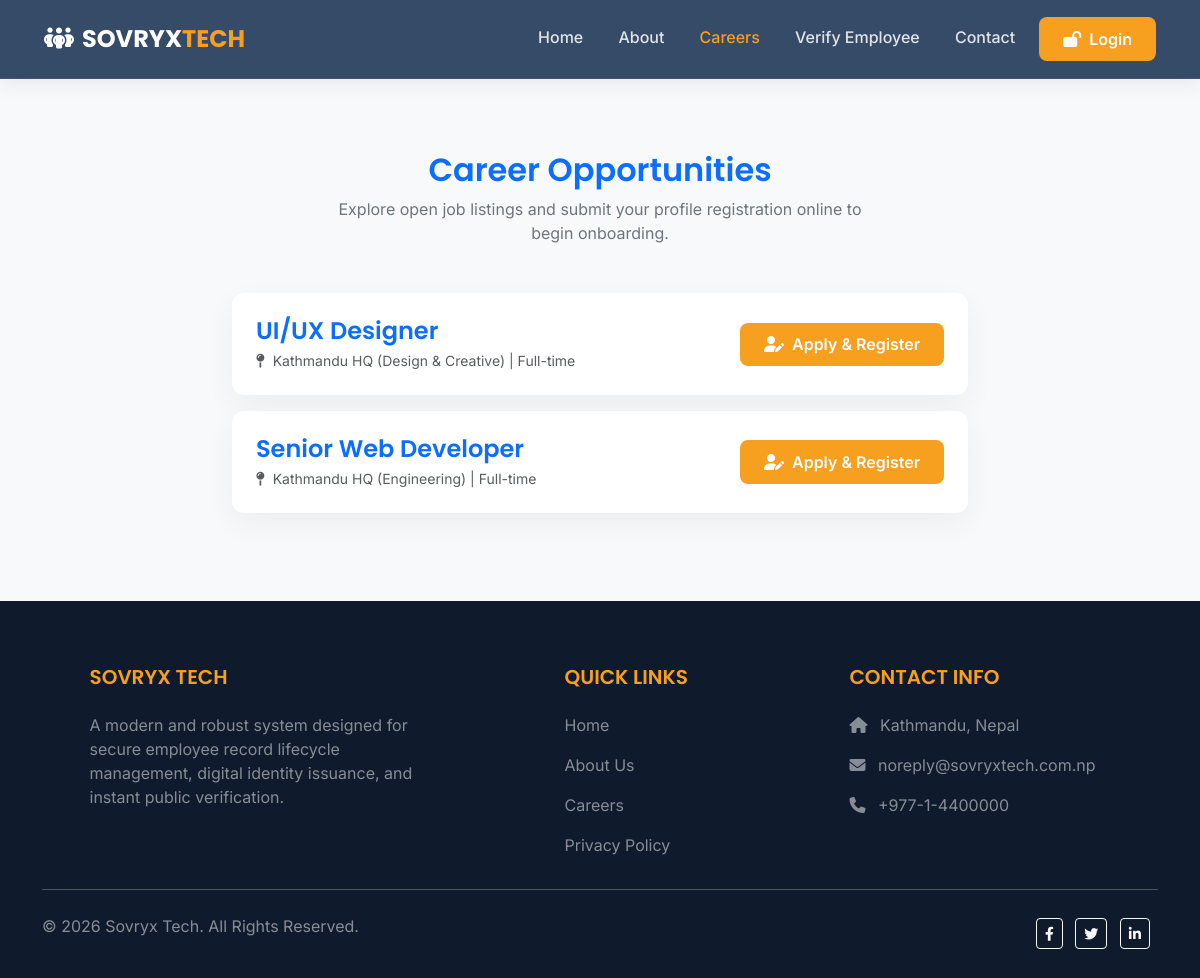
Screenshot of /careers.php with the database file from the repository.
### tables this page shows
CREATE TABLE `careers` (
  `id` int(10) UNSIGNED NOT NULL,
  `title` varchar(150) NOT NULL,
  `department_id` int(10) UNSIGNED NOT NULL,
  `branch_id` int(10) UNSIGNED NOT NULL,
  `type` enum('Full-time','Part-time','Contract','Intern') DEFAULT 'Full-time',
  `status` enum('Active','Closed') DEFAULT 'Active',
  `created_at` timestamp NOT NULL DEFAULT current_timestamp()
);

CREATE TABLE `branches` (
  `id` int(10) UNSIGNED NOT NULL,
  `company_id` int(10) UNSIGNED NOT NULL,
  `name` varchar(100) NOT NULL,
  `address` varchar(255) DEFAULT NULL,
  `contact` varchar(50) DEFAULT NULL,
  `created_at` timestamp NOT NULL DEFAULT current_timestamp()
);

CREATE TABLE `departments` (
  `id` int(10) UNSIGNED NOT NULL,
  `branch_id` int(10) UNSIGNED NOT NULL,
  `name` varchar(100) NOT NULL,
  `created_at` timestamp NOT NULL DEFAULT current_timestamp()
);

CREATE TABLE `companies` (
  `id` int(10) UNSIGNED NOT NULL,
  `name` varchar(150) NOT NULL,
  `logo` varchar(255) DEFAULT NULL,
  `address` varchar(255) DEFAULT NULL,
  `contact` varchar(50) DEFAULT NULL,
  `email_settings` text DEFAULT NULL,
  `created_at` timestamp NOT NULL DEFAULT current_timestamp()
);

### config/app.php (called while the page is built, shortened)
<?php
return [
    'site_name' => 'Sovryx Tech Portal',
    'base_url'  => 'http://localhost/team-portal',
    'secret_key'=> 'c55bf1d3efde02787c808d4b31a84f39281a8b9d885a0ec7b80a7199',
    'session_name' => 'SOVRYX_PORTAL_SESSION',
    'session_lifetime' => 3600,
    'max_upload_size' => 5 * 1024 * 1024,
    'allowed_extensions' => ['jpg', 'jpeg', 'png', 'pdf', 'docx'],
    'allowed_mime_types' => [
        'image/jpeg',
        'image/png',
        'application/pdf',
        'application/vnd.openxmlformats-officedocument.wordprocessingml.document'
    ],
    'default_company_id' => 1
];

### includes/auth.php (called while the page is built, shortened)
<?php
if (session_status() === PHP_SESSION_NONE) {
    $appConfig = require __DIR__ . '/../config/app.php';
}
function get_base_url(): string {
    $config = require __DIR__ . '/../config/app.php';
    return rtrim($config['base_url'] ?? 'http://localhost/team-portal', '/');
}

### careers.php (the view, shortened to what this page needs)
<?php
require_once __DIR__ . '/includes/header.php';
$pdo = get_db_connection();
$careers = $pdo->query("SELECT c.*, d.name as dept_name, b.name as branch_name FROM careers c JOIN departments d ON c.department_id = d.id JOIN branches b ON c.branch_id = b.id WHERE c.status = 'Active' ORDER BY c.id DESC")->fetchAll();
?>
<section class="py-5 bg-light">
    <div class="container py-4">
        <div class="text-center mb-5">
            <h2 class="text-primary font-weight-bold">Career Opportunities</h2>
            <p class="text-secondary w-50 mx-auto">Explore open job listings and submit your profile registration online to begin onboarding.</p>
        </div>
        <div class="row justify-content-center">
            <div class="col-lg-8">
                <?php if (empty($careers)): ?>
                    <div class="alert alert-info text-center rounded-3">Currently, there are no open positions. Please check back later!</div>
                <?php else: ?>
                    <?php foreach ($careers as $car): ?>
                        <div class="card-custom p-4 bg-white mb-3">
                            <div class="d-flex justify-content-between align-items-center flex-wrap gap-2">
                                <div>
                                    <h4 class="text-primary mb-1"><?= htmlspecialchars($car['title']) ?></h4>
                                    <p class="text-muted small mb-0"><i class="fa-solid fa-map-pin me-1"></i> <?= htmlspecialchars($car['branch_name']) ?> (<?= htmlspecialchars($car['dept_name']) ?>) | <?= htmlspecialchars($car['type']) ?></p>
                                </div>
                                <a href="<?= get_base_url() ?>/register.php" class="btn btn-secondary-custom"><i class="fa-solid fa-user-pen me-2"></i>Apply & Register</a>
                            </div>
                        </div>
                    <?php endforeach; ?>
                <?php endif; ?>
            </div>
        </div>
    </div>
</section>
<?php require_once __DIR__ . '/includes/footer.php'; ?>

### includes/footer.php (shortened to what this page needs)
<?php
$footerPdo = get_db_connection();
$footerComp = $footerPdo->query("SELECT * FROM companies WHERE id = 1 LIMIT 1")->fetch();
$compName = $footerComp['name'] ?? 'Sovryx Tech';
$compAddress = $footerComp['address'] ?? 'Kathmandu, Nepal';
$compContact = $footerComp['contact'] ?? '+977 1 4400000';
$emailSettings = json_decode($footerComp['email_settings'] ?? '{}', true);
$compEmail = $emailSettings['from_email'] ?? 'contact@sovryxtech.com.np';
?>
    <footer class="text-white pt-5 pb-4" style="background-color: var(--dark-bg);">
        <div class="container text-md-start">
            <div class="row text-md-start">
                <div class="col-md-4 col-lg-4 col-xl-4 mx-auto mt-3">
                    <h5 class="text-uppercase mb-4 font-weight-bold" style="color: var(--secondary-color);"><?= htmlspecialchars($compName) ?></h5>
                    <p class="text-white-50">
                        A modern and robust system designed for secure employee record lifecycle management, digital identity issuance, and instant public verification.
                    </p>
                </div>
                <div class="col-md-2 col-lg-2 col-xl-2 mx-auto mt-3">
                    <h5 class="text-uppercase mb-4 font-weight-bold" style="color: var(--secondary-color);">Quick Links</h5>
                    <p><a href="<?= get_base_url() ?>/index.php" class="text-white-50 text-decoration-none hover-orange">Home</a></p>
                    <p><a href="<?= get_base_url() ?>/about.php" class="text-white-50 text-decoration-none hover-orange">About Us</a></p>
                    <p><a href="<?= get_base_url() ?>/careers.php" class="text-white-50 text-decoration-none hover-orange">Careers</a></p>
                    <p><a href="<?= get_base_url() ?>/privacy.php" class="text-white-50 text-decoration-none hover-orange">Privacy Policy</a></p>
                </div>
                <div class="col-md-3 col-lg-3 col-xl-3 mx-auto mt-3">
                    <h5 class="text-uppercase mb-4 font-weight-bold" style="color: var(--secondary-color);">Contact Info</h5>
                    <p class="text-white-50"><i class="fas fa-home me-2"></i> <?= htmlspecialchars($compAddress) ?></p>
                    <p class="text-white-50"><i class="fas fa-envelope me-2"></i> <?= htmlspecialchars($compEmail) ?></p>
                    <p class="text-white-50"><i class="fas fa-phone me-2"></i> <?= htmlspecialchars($compContact) ?></p>
                </div>
            </div>
            <hr class="mb-4 bg-secondary">
            <div class="row align-items-center">
                <div class="col-md-7 col-lg-8">
                    <p class="text-white-50">© 2026 Sovryx Tech. All Rights Reserved.</p>
                </div>
                <div class="col-md-5 col-lg-4 text-md-end">
                    <a href="#" class="btn btn-outline-light btn-sm me-2"><i class="fab fa-facebook-f"></i></a>
                    <a href="#" class="btn btn-outline-light btn-sm me-2"><i class="fab fa-twitter"></i></a>
                    <a href="#" class="btn btn-outline-light btn-sm me-2"><i class="fab fa-linkedin-in"></i></a>
                </div>
            </div>
        </div>
    </footer>
</body>
</html>

### assets/css/style.css (style rules this page uses)
:root { --primary-color: #0B2545; --primary-dark: #071D37; --primary-light: #134074; --secondary-color: #F79F1F; --secondary-hover: #E08B10; --dark-bg: #0F1A2C; --light-bg: #F4F6F9; --card-shadow: 0 10px 30px rgba(0, 0, 0, 0.05); --border-radius: 12px; --text-primary: #1E293B; --text-secondary: #475569; --text-light: #94A3B8; --success: #10B981; --danger: #EF4444; --warning: #F59E0B; }
body { font-family: 'Inter', sans-serif; background-color: var(--light-bg); color: var(--text-primary); min-height: 100vh; overflow-x: hidden; }
h1, h2, h3, h4, h5, h6 { font-family: 'Poppins', sans-serif; font-weight: 600; }
.btn-secondary-custom { background-color: var(--secondary-color); color: white; border: none; font-weight: 600; padding: 0.6rem 1.5rem; border-radius: 8px; transition: all 0.3s ease; }
.card-custom { background: white; border: none; border-radius: var(--border-radius); box-shadow: var(--card-shadow); transition: all 0.3s ease; margin-bottom: 1.5rem; overflow: hidden; }

### rows the page displays
careers: title "UI/UX Designer", branch.name "Kathmandu HQ", department.name "Design & Creative", type "Full-time"
careers: title "Senior Web Developer", branch.name "Kathmandu HQ", department.name "Engineering", type "Full-time"
companies: name "SOVRYX TECH", address "Kathmandu, Nepal", email_settings "noreply@sovryxtech.com.np", contact "+977-1-4400000"
